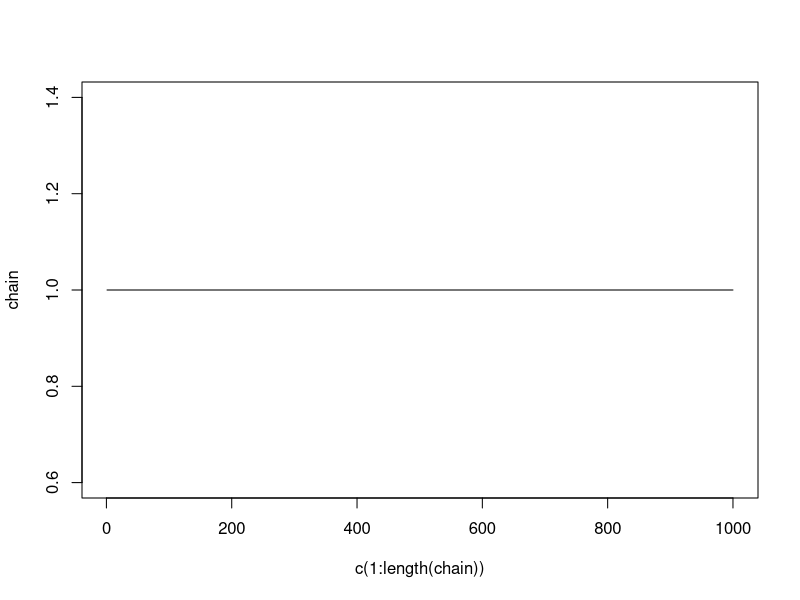

Recreate this plot in R.
## M-H sampler for Rasch model
set.seed(36832)

# Simulated data
J <- 100 # Number of subjects
K <- 500 # Number of items
N <- J * K # Number of observations
theta.t <- rnorm(J, 0, 1) # Ability scores
beta.t <- c(0, rnorm(K-1, 0, 1))


# Draw data
ip <- function(beta, theta){
  1 / (1 + exp(beta - theta))
} 

ps <- sapply(beta.t, ip, theta = theta.t)
Y <- apply(ps, 2, rbinom, n = J, size = 1)

# logl
logl <- function(beta, theta) -log(1 + exp(beta - theta))

# Log Likelihood
loglik <- function(Y, theta, beta) sum(sapply(beta , logl, theta = theta))

# Log Prior
logprior <- function(theta, beta) {
  sum(dnorm(theta, 0, 1, log = T)) + sum(dnorm(beta, 0, 1, log = T))
}

# Proposals 
logproposal=function(theta.new, theta, beta.new, beta.2, psd){
  sum(dnorm(theta.new, theta, psd, log = T) + dnorm(beta.new, beta, psd, log = T))
}

sample.theta=function(theta, psd) sapply(theta, rnorm, n = 1,  sd = psd)
sample.beta=function(beta, psd) sapply(beta, rnorm, n = 1,  sd = psd)


# starting values
theta <- rep(1, J)
beta <- rep(1, K)

# Proposal standard deviation
psd <- 0.7

##
## MCMC loop
##
n.mcmc <- 1000
res <- matrix(NA, nrow = n.mcmc, ncol = (J + K))
colnames(res) <- c(paste0("theta[", c(1:J), "]"), paste0("beta[", c(1:K), "]"))
accept <- 0

for(k in 1:n.mcmc){
  ## print out iteration
  cat(k, "\r")
  ##
  ## sample theta
  ##
  
  theta.star <- sample.theta(theta, psd)
  beta.star <- sample.beta(beta, psd)
    
  ##
  ## calculate MH acceptance probability
  ##
  
  
  mh1 <- loglik(Y, theta.star, beta.star) + logprior(theta.star, beta.star) + 
    logproposal(theta, theta.star, beta, beta.star, psd)
  
  mh2 <- loglik(Y, theta, beta) + logprior(theta, beta) + 
    logproposal(theta.star, theta, beta.star, beta, psd)
  
  AP <- exp(mh1 - mh2)
  
  ##
  ## accept / reject using MH step
  ##
  
  u <- runif(1)
  if(u<AP){
    accept <- accept+1
    theta <- theta.star
    beta <- beta.star
  }
  
  ##
  ## save parameters
  ##
  
  res[k, 1:J] <- theta
  res[k, (J + 1):(J + K)] <- beta
}

## look at acceptance ratio (try to keep between .2 to .4
accept/n.mcmc

# Plot single chains
plot_chain <- function(chain) plot(c(1:length(chain)), chain, type = "l")
plot_chain(res[, 600])
